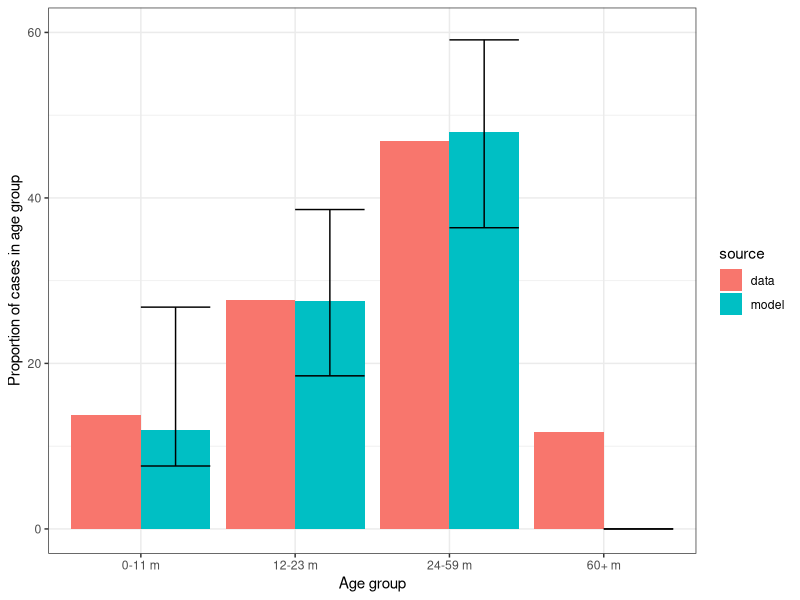
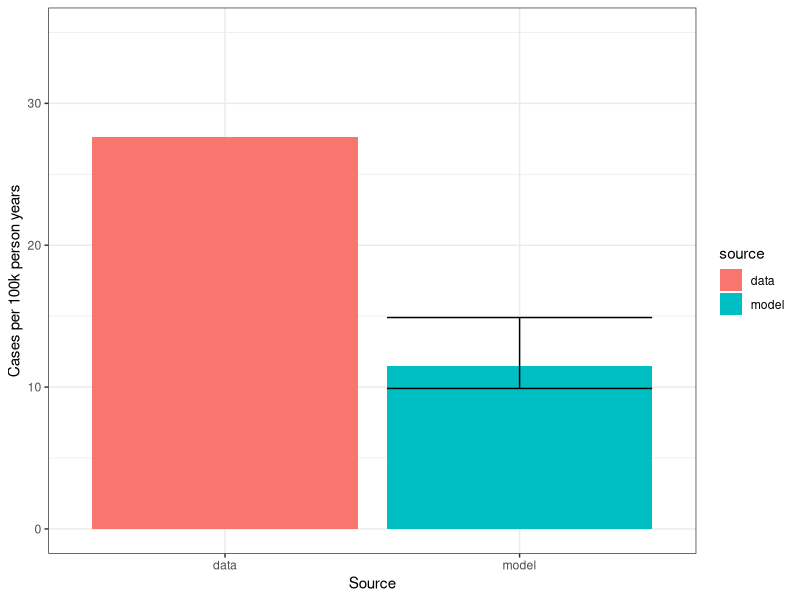
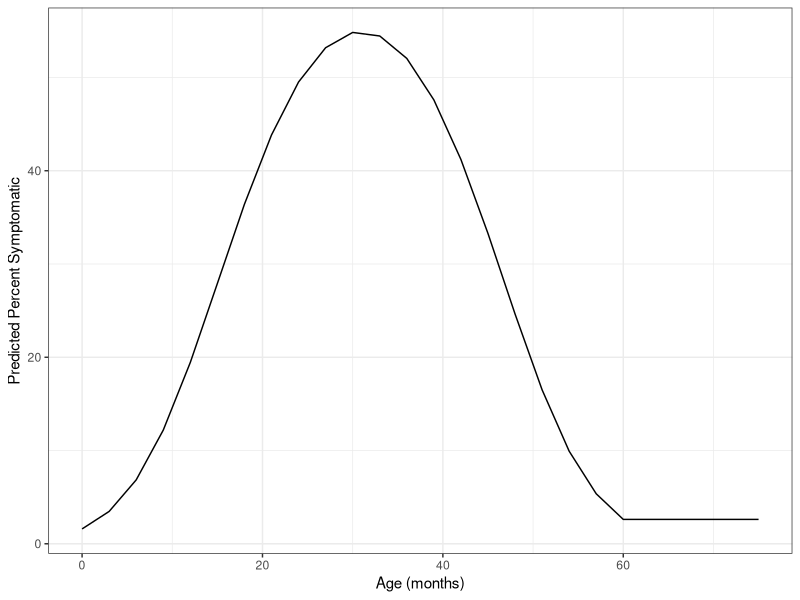
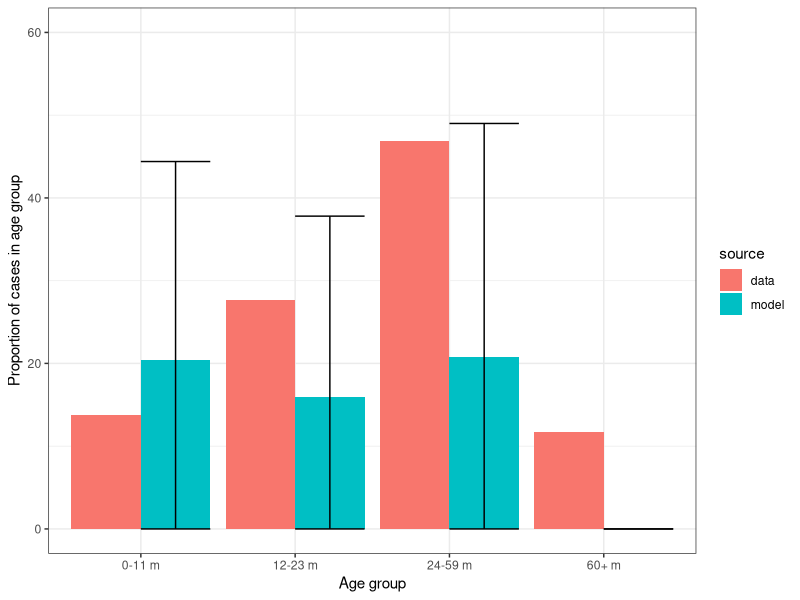
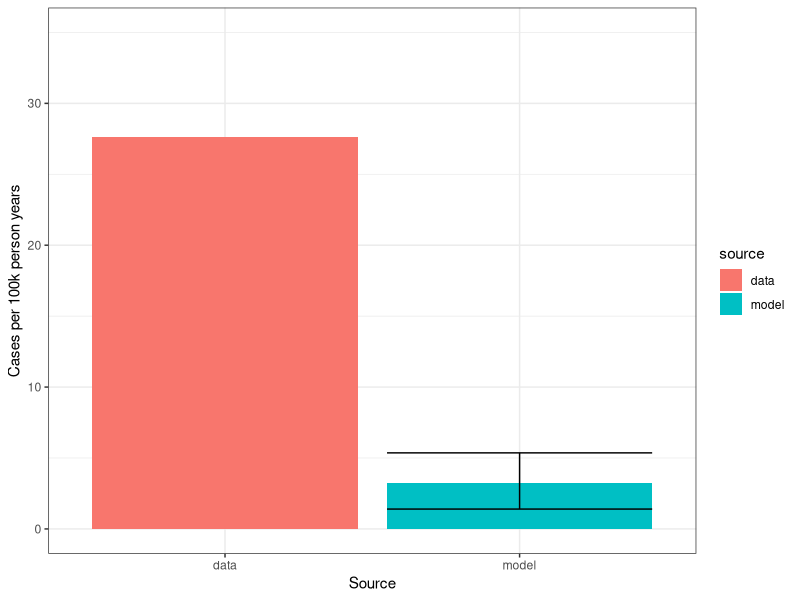

Write R code to recreate these figures, in order.
age_results<-data.frame(age=c('0-11 m', '12-23 m', '24-59 m', '60+ m'), 
                        source=c(rep('model', 4), rep('data', 4)), 
                        cases_age=c(11.9, 27.5, 48.0, 0, 13.8, 27.7, 46.9, 11.7),
                        LCL=c(7.6, 18.5, 36.4, 0, NA, NA, NA, NA), 
                        UCL=c(26.8, 38.6, 59.1, 0, NA, NA, NA, NA))

require(ggplot2)
ggplot(data=age_results, aes(x=age, y=cases_age, fill=source))+
  geom_bar(stat='identity', position=position_dodge())+
  geom_errorbar(ymin=age_results$LCL, ymax=age_results$UCL, position=position_dodge())+
  theme_bw()+lims(y=c(0, 60))+labs(x='Age group', y='Proportion of cases in age group')

incidence_results<-data.frame(IR=c(27.6, 11.5), 
                              source=c('data', 'model'), LCL=c(NA, 9.9), UCL=c(NA, 14.9))

ggplot(data=incidence_results, aes(x=source, y=IR, fill=source))+
  geom_bar(stat='identity')+
  geom_errorbar(ymin=incidence_results$LCL, ymax=incidence_results$UCL)+
  theme_bw()+lims(y=c(0, 35))+labs(x='Source', y='Cases per 100k person years')

MLE_age_risk<-function(age, beta0=-1.421, beta1=0.171, beta2=-0.004516){
  age_centered<-min(age,60)-12
  linear_predictor<-beta0+beta1*age_centered+beta2*(age_centered^2)
  probability<-1/(1+exp(-1*linear_predictor))
  return(probability)
}

MLE_age_risk(age=6)
age_vec<-seq(from=0, to=75, by=3)
perc_vec<-numeric(length(age_vec))
for(i in 1:length(age_vec)){
  perc_vec[i]<-MLE_age_risk(age=age_vec[i])
}
age_output<-data.frame(age_month=age_vec, percent_severe=perc_vec*100)

ggplot(data=age_output, aes(x=age_month, y=percent_severe))+geom_line()+theme_bw()+
  labs(x='Age (months)', y='Predicted Percent Symptomatic')

age_results<-data.frame(age=c('0-11 m', '12-23 m', '24-59 m', '60+ m'), 
                        source=c(rep('model', 4), rep('data', 4)), 
                        cases_age=c(20.4, 15.9, 20.8, 0, 13.8, 27.7, 46.9, 11.7),
                        LCL=c(0, 0, 0, 0, NA, NA, NA, NA), 
                        UCL=c(44.4, 37.8, 49.0, 0, NA, NA, NA, NA))


ggplot(data=age_results, aes(x=age, y=cases_age, fill=source))+
  geom_bar(stat='identity', position=position_dodge())+
  geom_errorbar(ymin=age_results$LCL, ymax=age_results$UCL, position=position_dodge())+
  theme_bw()+lims(y=c(0, 60))+labs(x='Age group', y='Proportion of cases in age group')

incidence_results<-data.frame(IR=c(27.6, 3.27), 
                              source=c('data', 'model'), LCL=c(NA, 1.4), UCL=c(NA, 5.36))

ggplot(data=incidence_results, aes(x=source, y=IR, fill=source))+
  geom_bar(stat='identity')+
  geom_errorbar(ymin=incidence_results$LCL, ymax=incidence_results$UCL)+
  theme_bw()+lims(y=c(0, 35))+labs(x='Source', y='Cases per 100k person years')
